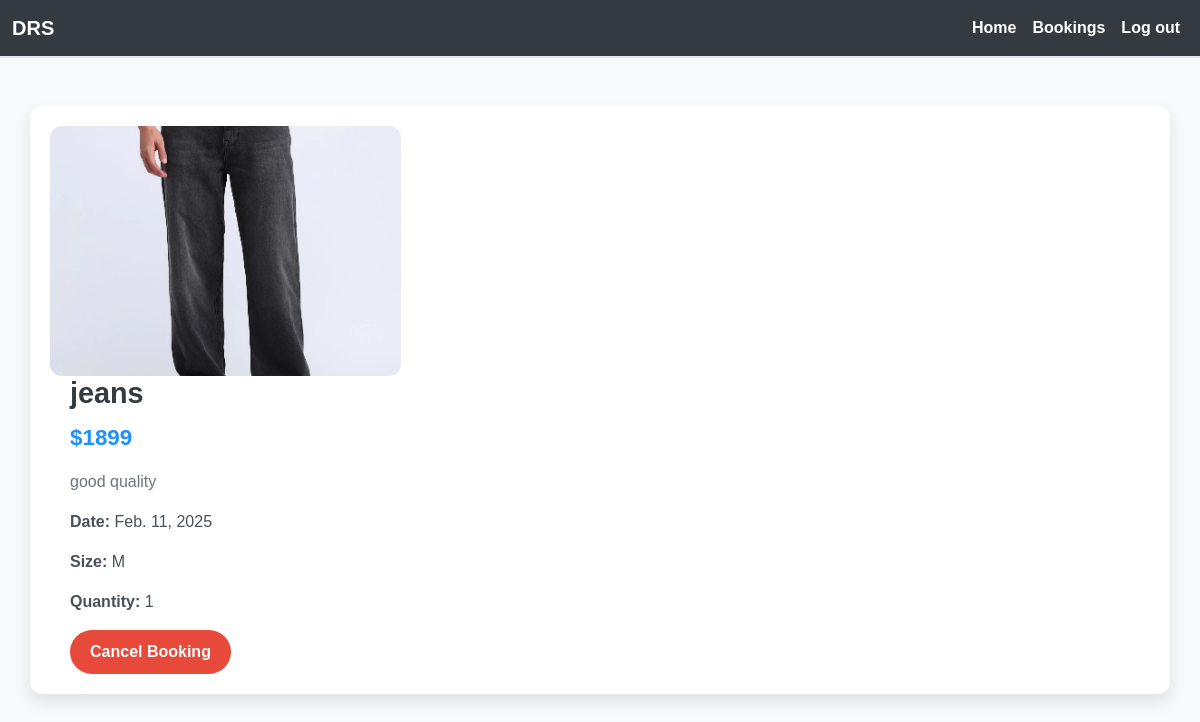
Page /user_bookings/ (signed in) on the committed database.
### app/models.py (models this page shows, shortened)
class Buy(models.Model):
    user=models.ForeignKey(User,on_delete=models.CASCADE)
    product=models.ForeignKey(Product,on_delete=models.CASCADE)
    price=models.IntegerField()
    date=models.DateField(auto_now_add=True)
    size = models.CharField(max_length=10, choices=[('S', 'Small'), ('M', 'Medium'), ('L', 'Large')], default='M')  # Default size is Medium
    quantity = models.PositiveIntegerField(default=1)  # Default quantity is 1

class Product(models.Model):
    pro_id=models.TextField()
    name=models.TextField()
    price=models.IntegerField()
    ofr_price=models.IntegerField()
    img=models.FileField()
    dis=models.TextField()
    sizes = models.ManyToManyField(Size, related_name='Sizes')
    quantity = models.PositiveIntegerField(default=0)  # New field for stock quantity

### app/views.py (the view)
# urls.py: path('user_bookings/', views.user_bookings, name='user_bookings'),  # This is your booking page
def user_bookings(request):
    user = request.user  # Get the currently logged-in user
    bookings = Buy.objects.filter(user=user)  # Correct query
    return render(request, 'user/user_bookings.html', {'buy': bookings})

### templates/user/user_bookings.html (shortened to what this page needs)
<!DOCTYPE html>
<html lang="en">
<head>
    <link href="https://cdn.jsdelivr.net/npm/bootstrap@5.3.3/dist/css/bootstrap.min.css" rel="stylesheet">
</head>
<body>
    <nav class="navbar navbar-expand-sm navbar-dark">
        <div class="container-fluid">
            <a class="navbar-brand" href="#">DRS</a>
            <div class="collapse navbar-collapse" id="collapsibleNavbar">
                <ul class="navbar-nav ms-auto">
                    <li class="nav-item">
                        <a class="nav-link" href="../user_home">Home</a>
                    </li>
                    <li class="nav-item">
                        <a class="nav-link active" href="#">Bookings</a>
                    </li>
                    <li class="nav-item">
                        <a class="nav-link" href="shp_logout">Log out</a>
                    </li>
                </ul>
            </div>
        </div>
    </nav>
    <div class="container my-5">
        <div class="row">
            {% for i in buy %}
            <div class="col-lg-12 booking-card">
                <div class="row align-items-center">
                    <div class="col-md-4">
                        <img src="{{ i.product.img.url }}" alt="Product Image" class="product-image">
                    </div>
                    <div class="col-md-8 product-details">
                        <h2 class="product-name">{{ i.product.name }}</h2>
                        <p class="product-price">&#36;{{ i.price }}</p>
                        <p class="product-description">{{ i.product.dis|truncatewords:30 }}</p>
                        <p><strong>Date:</strong> {{ i.date }}</p>
                        <p class="product-size"><strong>Size:</strong> {{ i.size }}</p>
                        <p class="product-quantity"><strong>Quantity:</strong> {{ i.quantity }}</p>
                        <form action="{% url 'delete_booking' i.id %}" method="post">
                            <button type="submit" class="delete-btn">Cancel Booking</button>
                        </form>
                    </div>
                </div>
            </div>
            {% endfor %}
        </div>
    </div>
</body>
</html>

### templates/user/user_bookings.html (style rules this page uses)
body { background-color: #f8f9fa; color: #495057; font-family: 'Arial', sans-serif; }
.navbar { background-color: #343a40; border-bottom: 2px solid #e2e8f0; }
.navbar-brand { font-weight: bold; color: #fff; }
.navbar-nav .nav-link { color: #ffffff !important; font-weight: 600; }
.booking-card { background-color: #ffffff; border-radius: 12px; box-shadow: 0 8px 16px rgba(0, 0, 0, 0.1); margin-bottom: 30px; padding: 20px; transition: transform 0.3s ease, box-shadow 0.3s ease; }
.product-image { width: 100%; height: 250px; object-fit: cover; border-radius: 12px; }
.product-details { margin-left: 20px; }
.product-name { font-size: 1.8rem; font-weight: 700; color: #343a40; }
.product-price { font-size: 1.4rem; font-weight: 600; color: #1e90ff; margin-top: 10px; }
.product-description { font-size: 1rem; color: #6c757d; margin-top: 10px; }
.product-size, .product-quantity { font-size: 1rem; color: #495057; margin-top: 10px; }
.delete-btn { background-color: #e74a3b; color: white; border-radius: 25px; padding: 10px 20px; font-weight: bold; text-align: center; transition: background-color 0.3s ease, transform 0.3s ease; cursor: pointer; border: none; }

### rows in the picture
Buy: product.img (picture), product.name "jeans", price "1899", product.dis "good quality", date "Feb. 11, 2025", size "M", quantity "1"
